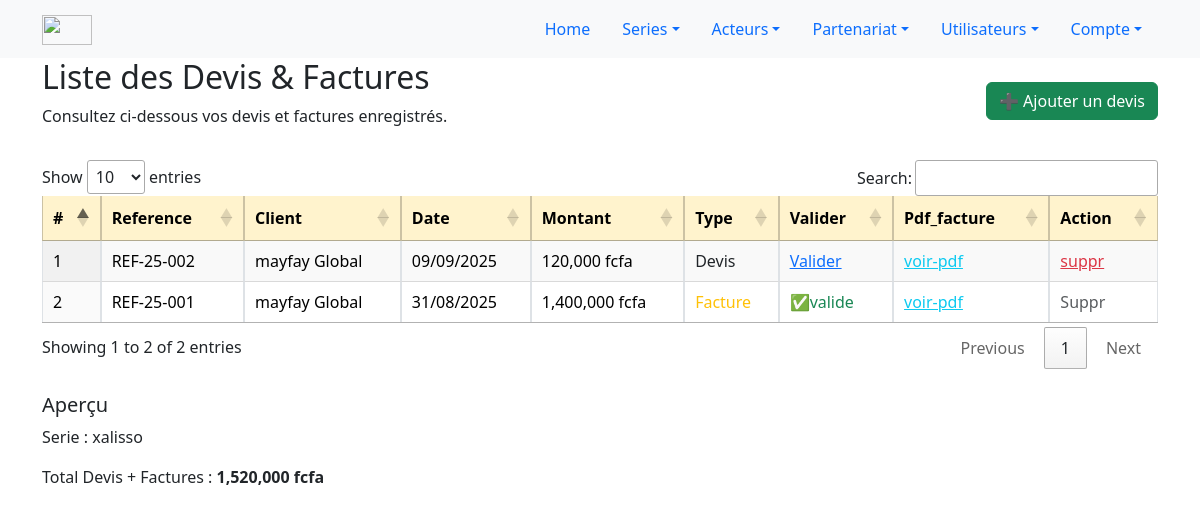
/public/appManager/facture/all_devis_fac.php?id=1 (signed in), run on the app's committed database.
### tables this page shows
CREATE TABLE IF NOT EXISTS `factures` (
  `id` int NOT NULL AUTO_INCREMENT,
  `client_id` int NOT NULL,
  `serie_id` int NOT NULL,
  `reference` varchar(50) DEFAULT NULL,
  `date_facture` date NOT NULL,
  `description` text,
  `total` float DEFAULT NULL,
  `type` varchar(60) NOT NULL DEFAULT 'devis',
  `date_validation` date DEFAULT NULL,
  PRIMARY KEY (`id`),
  UNIQUE KEY `reference` (`reference`),
  KEY `client_id` (`client_id`),
  KEY `serie_id` (`serie_id`)
);

CREATE TABLE IF NOT EXISTS `clients` (
  `id` int NOT NULL AUTO_INCREMENT,
  `projet_id` int DEFAULT NULL,
  `nom` varchar(150) NOT NULL,
  `ninea` varchar(255) NOT NULL,
  `contact` varchar(100) DEFAULT NULL,
  `adresse` varchar(255) DEFAULT NULL,
  `email` varchar(150) DEFAULT NULL,
  `logo` varchar(255) DEFAULT NULL,
  `created_at` datetime NOT NULL DEFAULT CURRENT_TIMESTAMP,
  PRIMARY KEY (`id`),
  KEY `projet_id` (`projet_id`)
);

CREATE TABLE IF NOT EXISTS `series` (
  `id` int NOT NULL AUTO_INCREMENT,
  `titre` varchar(150) NOT NULL,
  `description` text,
  `logo` varchar(255) DEFAULT NULL,
  `date_sortie` date DEFAULT NULL,
  `type` varchar(100) DEFAULT NULL,
  `budget` decimal(10,0) NOT NULL,
  `projet_id` int DEFAULT NULL,
  PRIMARY KEY (`id`),
  KEY `projet_id` (`projet_id`)
);

### config/fonction.php (called while the page is built, shortened)
<?php
function connexionBD()
{
    $host = "localhost";
    $user = "root";
    $pass = "";
    $db   = "evenprod_db";
    $connexion = mysqli_connect($host, $user, $pass, $db);
    mysqli_set_charset($connexion, "utf8mb4");
    return $connexion;
}
$connexion = connexionBD();
function getSerieById($serieId) {
    global $connexion;
    $serieId = (int)$serieId;
    $sql = "SELECT * FROM series WHERE id = $serieId";
    $res = mysqli_query($connexion, $sql);
    return mysqli_fetch_assoc($res);
}
function getFacturesBySerieId($connexion, $serieId) {
    $sql = "SELECT f.id, f.type, f.date_facture, f.reference, f.description, f.total,
                   c.nom AS client_nom
            FROM factures f
            INNER JOIN clients c ON f.client_id = c.id
            WHERE f.serie_id = " . (int)$serieId . "
            ORDER BY f.date_facture DESC";
    $result = $connexion->query($sql);
    $factures = [];
    if ($result && $result->num_rows > 0) {
        while ($row = $result->fetch_assoc()) {
            $designations = [];
            $sql2 = "SELECT libelle, prix_unitaire, quantite, montant
                     FROM designation WHERE facture_id = " . (int)$row['id'];
            $res2 = $connexion->query($sql2);
            if ($res2 && $res2->num_rows > 0) {
                while ($d = $res2->fetch_assoc()) {
                    $designations[] = $d;
                }
            }
            $row['designations'] = $designations;
            $factures[] = $row;
        }
    }
    return $factures;
}
?>

### public/appManager/facture/all_devis_fac.php (the view, shortened to what this page needs)
<?php
include '../../../config/fonction.php';
$serieId = $_GET['id'] ?? 0;
$serie = getSerieById($serieId);
$factures = getFacturesBySerieId($connexion, $serieId);
?>
<?php include '../../../includes/header.php'; ?>
<head>
    <link rel="stylesheet" href="<?php echo $url_base; ?>pages/acteur/add.css">
    <link rel="stylesheet" href="https://cdn.datatables.net/1.13.6/css/jquery.dataTables.min.css">
    <link rel="stylesheet" href="https://cdnjs.cloudflare.com/ajax/libs/font-awesome/5.12.1/css/all.min.css" />
</head>
<section class="section gray-bg" id="contactus">
    <div class="container">
        <div class="row align-items-center mb-3">
            <div class="col-lg-8">
                <div class="section-title">
                    <h2>Liste des Devis & Factures</h2>
                    <p>Consultez ci-dessous vos devis et factures enregistrés.</p>
                </div>
            </div>
            <div class="col-lg-4 text-end">
                <a href="add_devis?id=<?php echo htmlspecialchars($serie['id'])?>" class="btn btn-success">➕ Ajouter
                    un devis</a>
            </div>
        </div>
        <div class="table-container">
            <table id="factureTable" class="display table table-bordered">
                <thead class="table-warning">
                    <tr>
                        <th>#</th>
                        <th>Reference</th>
                        <th>Client</th>
                        <th>Date</th>
                        <th>Montant</th>
                        <th>Type</th>
                        <th>Valider</th>
                        <th>Pdf_facture</th>
                        <th>Action</th>
                    </tr>
                </thead>
                <tbody>
                    <?php $i=1; foreach ($factures as $row): ?>
                    <tr>
                        <td><?php echo $i++; ?></td>
                        <td><?php echo htmlspecialchars($row['reference']?? "NULL"); ?></td>
                        <td><?php echo htmlspecialchars($row['client_nom']); ?></td>
                        <td><?php echo date('d/m/Y', strtotime($row['date_facture'])); ?></td>
                        <td><?php echo number_format($row['total'], 0, ',', ','); ?> fcfa</td>
                        <td class="col-type">
                            <?php if ($row['type'] == "Facture"): ?>
                            <span class="text-warning">Facture</span>
                            <?php else: ?>
                            <span class="text-dark">Devis</span>
                            <?php endif; ?>
                        </td>
                        <td class="col-valider">
                            <?php if ($row['type'] == "devis"): ?>
                            <a href="javascript:void(0);" onclick="validerDevis(<?php echo $row['id']; ?>, this)"
                                style="text-decoration:underline;" class="text-primary">Valider</a>
                            <?php else: ?>
                            <span class="text-success">✅valide</span>
                            <?php endif; ?>
                        </td>
                        <td>
                            <a href="facture_pdf.php?id=<?php echo $row['id']; ?>" class="text-info"
                                style="text-decoration:underline;" target="_blank">
                                voir-pdf
                            </a>
                        </td>
                        <td>
                            <?php if (isset($row['type']) && $row['type'] === 'Facture'): ?>
                            <span class="text-muted">Suppr</span>
                            <?php else: ?>
                            <a href="<?php echo $url_base; ?>public/appManager/delete.php?table=factures&id=<?php echo htmlspecialchars($row['id']); ?>&serie_id=<?php echo $serieId; ?>&redirect=<?php echo $url_base; ?>public/appManager/facture/all_devis_fac.php?id=<?php echo $serieId; ?>"
                                onclick="return confirm('Supprimer ?')"
                                class="text-danger text-decoration-underline">suppr</a>
                            <?php endif; ?>
                        </td>
                    </tr>
                    <?php endforeach; ?>
                </tbody>
            </table>
        </div>
        <div class="col-lg-12 mt-4">
            <div class="contact-name">
                <h5>Aperçu</h5>
                <p>Serie : <?php echo htmlspecialchars($serie['titre']); ?></p>
                <p>Total Devis + Factures : <strong>
                        <?php echo number_format(array_sum(array_column($factures, 'total')), 0, ',', ','); ?> fcfa
                    </strong></p>
            </div>
        </div>
    </div>
</section>

### data on the page
factures: reference "REF-25-002", client.nom "mayfay Global", date_facture "09/09/2025", total "120,000", type "Devis"
factures: reference "REF-25-001", client.nom "mayfay Global", date_facture "31/08/2025", total "1,400,000", type "Facture"
series: titre "xalisso"

### other printed values
array_sum(array_column($factures, 'total')) "1,520,000"
